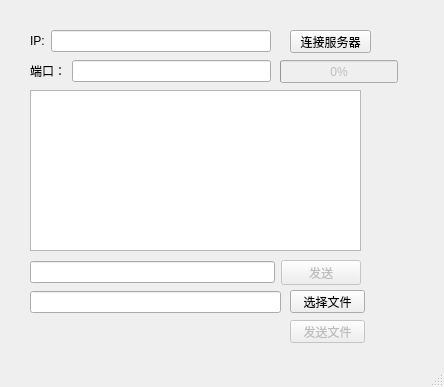
<?xml version="1.0" encoding="UTF-8"?>
<ui version="4.0">
 <class>MyClient</class>
 <widget class="QMainWindow" name="MyClient">
  <property name="geometry">
   <rect>
    <x>0</x>
    <y>0</y>
    <width>444</width>
    <height>387</height>
   </rect>
  </property>
  <property name="windowTitle">
   <string>MyClient</string>
  </property>
  <widget class="QWidget" name="centralwidget">
   <widget class="QTextEdit" name="textEdit">
    <property name="geometry">
     <rect>
      <x>30</x>
      <y>90</y>
      <width>331</width>
      <height>161</height>
     </rect>
    </property>
   </widget>
   <widget class="QPushButton" name="pushButton_SendFile">
    <property name="enabled">
     <bool>false</bool>
    </property>
    <property name="geometry">
     <rect>
      <x>290</x>
      <y>320</y>
      <width>75</width>
      <height>23</height>
     </rect>
    </property>
    <property name="text">
     <string>发送文件</string>
    </property>
   </widget>
   <widget class="QPushButton" name="pushButton_SelectFile">
    <property name="geometry">
     <rect>
      <x>290</x>
      <y>290</y>
      <width>75</width>
      <height>23</height>
     </rect>
    </property>
    <property name="text">
     <string>选择文件</string>
    </property>
   </widget>
   <widget class="QPushButton" name="pushButton_connect">
    <property name="geometry">
     <rect>
      <x>290</x>
      <y>30</y>
      <width>81</width>
      <height>23</height>
     </rect>
    </property>
    <property name="text">
     <string>连接服务器</string>
    </property>
   </widget>
   <widget class="QWidget" name="layoutWidget">
    <property name="geometry">
     <rect>
      <x>30</x>
      <y>30</y>
      <width>241</width>
      <height>22</height>
     </rect>
    </property>
    <layout class="QHBoxLayout" name="horizontalLayout">
     <item>
      <widget class="QLabel" name="label_ip">
       <property name="text">
        <string>IP:</string>
       </property>
      </widget>
     </item>
     <item>
      <widget class="QLineEdit" name="lineEdit_IP"/>
     </item>
    </layout>
   </widget>
   <widget class="QWidget" name="layoutWidget">
    <property name="geometry">
     <rect>
      <x>30</x>
      <y>60</y>
      <width>241</width>
      <height>22</height>
     </rect>
    </property>
    <layout class="QHBoxLayout" name="horizontalLayout_2">
     <item>
      <widget class="QLabel" name="label_Port">
       <property name="text">
        <string>端口：</string>
       </property>
      </widget>
     </item>
     <item>
      <widget class="QLineEdit" name="lineEdit_Port"/>
     </item>
    </layout>
   </widget>
   <widget class="QWidget" name="layoutWidget">
    <property name="geometry">
     <rect>
      <x>30</x>
      <y>260</y>
      <width>331</width>
      <height>25</height>
     </rect>
    </property>
    <layout class="QHBoxLayout" name="horizontalLayout_3">
     <item>
      <widget class="QLineEdit" name="lineEdit_Message"/>
     </item>
     <item>
      <widget class="QPushButton" name="pushButton_Send">
       <property name="enabled">
        <bool>false</bool>
       </property>
       <property name="text">
        <string>发送</string>
       </property>
      </widget>
     </item>
    </layout>
   </widget>
   <widget class="QWidget" name="layoutWidget">
    <property name="geometry">
     <rect>
      <x>30</x>
      <y>290</y>
      <width>251</width>
      <height>25</height>
     </rect>
    </property>
    <layout class="QHBoxLayout" name="horizontalLayout_4">
     <item>
      <widget class="QLineEdit" name="lineEdit_FilePath"/>
     </item>
    </layout>
   </widget>
   <widget class="QProgressBar" name="progressBar">
    <property name="enabled">
     <bool>false</bool>
    </property>
    <property name="geometry">
     <rect>
      <x>280</x>
      <y>60</y>
      <width>118</width>
      <height>23</height>
     </rect>
    </property>
    <property name="value">
     <number>0</number>
    </property>
   </widget>
  </widget>
  <widget class="QMenuBar" name="menubar">
   <property name="geometry">
    <rect>
     <x>0</x>
     <y>0</y>
     <width>444</width>
     <height>23</height>
    </rect>
   </property>
  </widget>
  <widget class="QStatusBar" name="statusbar"/>
 </widget>
 <resources/>
 <connections/>
</ui>
